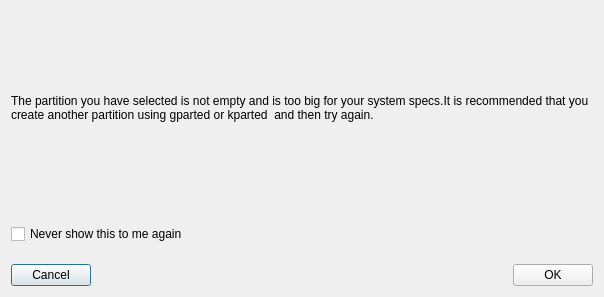
<?xml version="1.0" encoding="UTF-8"?>
<ui version="4.0">
 <class>Dialog</class>
 <widget class="QDialog" name="Dialog">
  <property name="geometry">
   <rect>
    <x>0</x>
    <y>0</y>
    <width>604</width>
    <height>297</height>
   </rect>
  </property>
  <property name="windowTitle">
   <string>Dialog</string>
  </property>
  <layout class="QGridLayout" name="gridLayout">
   <item row="0" column="0">
    <layout class="QVBoxLayout" name="verticalLayout">
     <property name="spacing">
      <number>20</number>
     </property>
     <item>
      <widget class="QLabel" name="label">
       <property name="text">
        <string>The partition you have selected is not empty and is too big for your system specs.It is recommended that you create another partition using gparted or kparted  and then try again.</string>
       </property>
       <property name="wordWrap">
        <bool>true</bool>
       </property>
      </widget>
     </item>
     <item>
      <widget class="QCheckBox" name="checkBox">
       <property name="text">
        <string>Never show this to me again</string>
       </property>
      </widget>
     </item>
     <item>
      <layout class="QHBoxLayout" name="horizontalLayout">
       <property name="spacing">
        <number>6</number>
       </property>
       <item>
        <widget class="QPushButton" name="btn_cancel">
         <property name="text">
          <string>Cancel</string>
         </property>
        </widget>
       </item>
       <item>
        <spacer name="horizontalSpacer">
         <property name="orientation">
          <enum>Qt::Horizontal</enum>
         </property>
         <property name="sizeHint" stdset="0">
          <size>
           <width>40</width>
           <height>20</height>
          </size>
         </property>
        </spacer>
       </item>
       <item>
        <widget class="QPushButton" name="btn_ok">
         <property name="text">
          <string>OK</string>
         </property>
        </widget>
       </item>
      </layout>
     </item>
    </layout>
   </item>
  </layout>
 </widget>
 <resources/>
 <connections/>
</ui>
